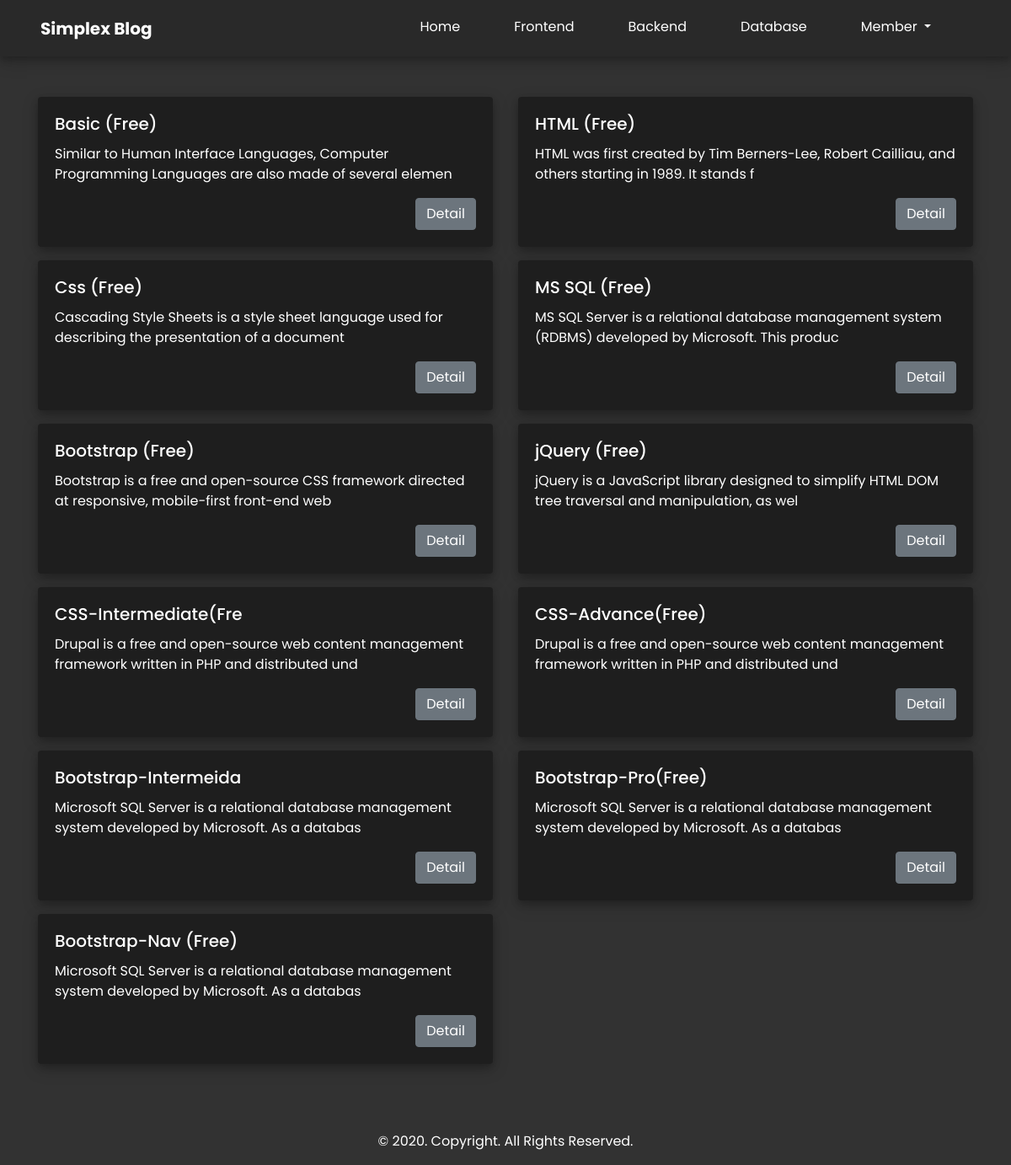
The app's page /simple_blog/filterpost.php?sid=1 with its own data.
### tables this page shows
CREATE TABLE `post` (
  `id` int(11) NOT NULL,
  `title` varchar(225) NOT NULL,
  `type` tinyint(4) NOT NULL DEFAULT '1',
  `subject` int(2) NOT NULL DEFAULT '1',
  `writer` varchar(225) NOT NULL,
  `content` text NOT NULL,
  `imglink` varchar(225) NOT NULL,
  `created_at` datetime NOT NULL
);

### simple_blog/sysgem/postgenerator.php (called while the page is built, shortened)
<?php
function getFilteredPost($subjectid,$type){
	$db = dbConnect();
	$qry = "SELECT * FROM post WHERE subject=$subjectid AND type=$type";
	$result = mysqli_query($db,$qry);
	return $result;
}
?>

### simple_blog/filterpost.php (the view, shortened to what this page needs)
<?php
include_once("views/header.php");
?>
<div class="container my-5">
    <div class="row">
        <?php
            $result = "";
            if(checkSession("name")){
                $result = getFilteredPost($_GET["sid"],2);
            }
            else{
                $result = getFilteredPost($_GET["sid"],1);
            }
            foreach ($result as $post) {
                $pid = $post["id"];
                echo'
                <div class="col-12 col-lg-6 mb-3">
                    <div class="card bg-dark">
                        <div class="card-body">
                            <h5 class="card-title">' .substr($post["title"], 0,20) .'</h5>
                            <p class="card-text">'.substr($post["content"], 0,100) .'</p>
                            <a href="postdetail.php?pid='.$pid.'" class="btn btn-secondary float-right">Detail</a>
                        </div>
                    </div>
                </div>
                ';
            }
        ?>
    </div>
</div>
<?php include_once("views/footer.php");
include_once("views/base.php");
?>

### simple_blog/assets/css/custom.css (style rules this page uses)
* { font-family: 'Poppins', sans-serif; }
.bg-dark { background-color: #1E1E1E !important; }
.bg-light-dark { background-color: #323232 !important; }
.card { box-shadow: 0 4px 8px 0 rgba(0, 0, 0, 0.2), 0 6px 20px 0 rgba(0, 0, 0, 0.19); border: 0px !important; }
.card-header, .card-text, .card-footer, .card-title { color: white; }

### records on screen
post: title "Basic (Free)", content "Similar to Human Interface Languages, Computer Programming Languages are also made of several elemen"
post: title "HTML (Free)", content "HTML was first created by Tim Berners-Lee, Robert Cailliau, and others starting in 1989. It stands f"
post: title "Css (Free)", content "Cascading Style Sheets is a style sheet language used for describing the presentation of a document"
post: title "MS SQL (Free)", content "MS SQL Server is a relational database management system (RDBMS) developed by Microsoft. This produc"
post: title "Bootstrap (Free)", content "Bootstrap is a free and open-source CSS framework directed at responsive, mobile-first front-end web"
post: title "jQuery (Free)", content "jQuery is a JavaScript library designed to simplify HTML DOM tree traversal and manipulation, as wel"
post: title "CSS-Intermediate(Fre", content "Drupal is a free and open-source web content management framework written in PHP and distributed und"
post: title "CSS-Advance(Free)", content "Drupal is a free and open-source web content management framework written in PHP and distributed und"
post: title "Bootstrap-Intermeida", content "Microsoft SQL Server is a relational database management system developed by Microsoft. As a databas"
post: title "Bootstrap-Pro(Free)", content "Microsoft SQL Server is a relational database management system developed by Microsoft. As a databas"
post: title "Bootstrap-Nav (Free)", content "Microsoft SQL Server is a relational database management system developed by Microsoft. As a databas"
